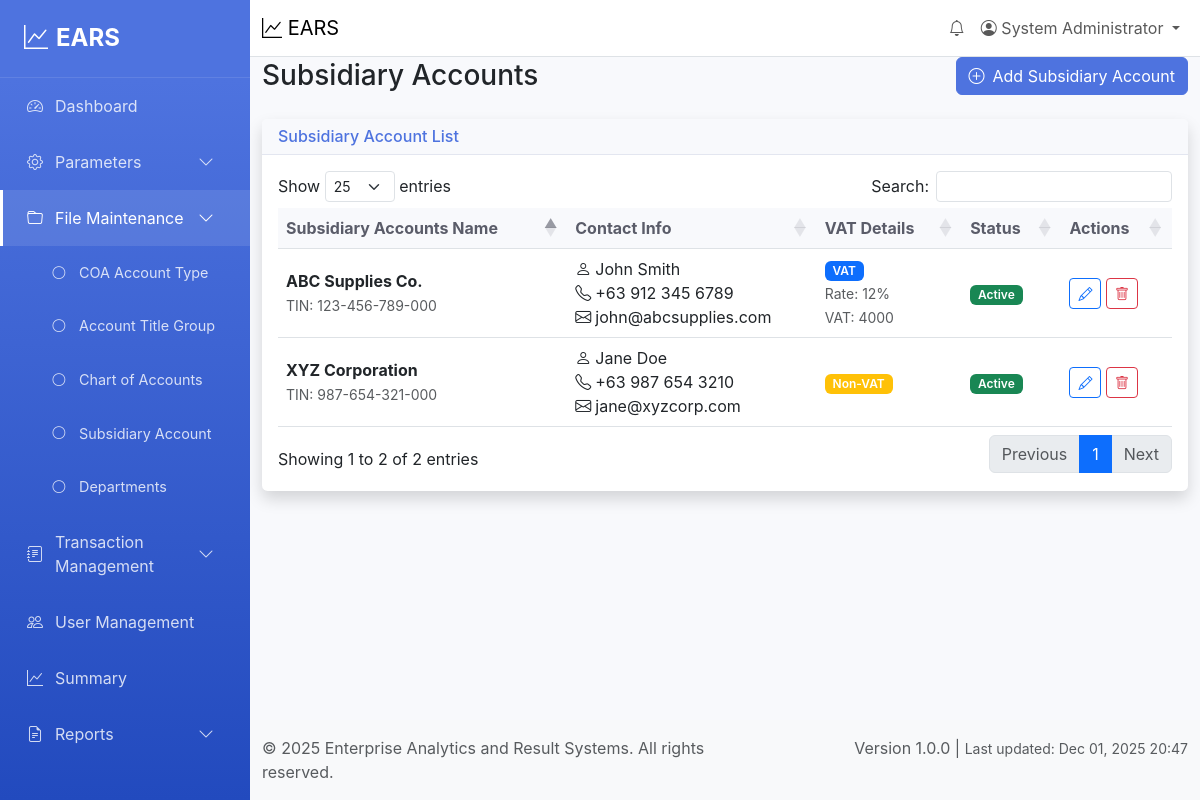
The app's page /file-maintenance/subsidiary-account (signed in) with its own data.
### tables this page shows
CREATE TABLE suppliers (
    id INT AUTO_INCREMENT PRIMARY KEY,
    supplier_name VARCHAR(200) NOT NULL,
    contact_person VARCHAR(100),
    phone VARCHAR(20),
    email VARCHAR(100),
    address TEXT,
    vat_subject ENUM('VAT', 'Non-VAT', 'Zero-Rated') DEFAULT 'VAT',
    tin VARCHAR(20),
    vat_rate DECIMAL(5,2) DEFAULT 12.00,
    vat_account_id INT,
    account_id INT,
    status ENUM('active', 'inactive') DEFAULT 'active',
    created_at TIMESTAMP DEFAULT CURRENT_TIMESTAMP,
    updated_at TIMESTAMP DEFAULT CURRENT_TIMESTAMP ON UPDATE CURRENT_TIMESTAMP,
    FOREIGN KEY (account_id) REFERENCES chart_of_accounts(id),
    FOREIGN KEY (vat_account_id) REFERENCES chart_of_accounts(id)
);

CREATE TABLE chart_of_accounts (
    id INT AUTO_INCREMENT PRIMARY KEY,
    account_code VARCHAR(20) UNIQUE NOT NULL,
    account_name VARCHAR(200) NOT NULL,
    account_type_id INT,
    group_id INT,
    description TEXT,
    balance DECIMAL(15,2) DEFAULT 0.00,
    status ENUM('active', 'inactive') DEFAULT 'active',
    created_at TIMESTAMP DEFAULT CURRENT_TIMESTAMP,
    updated_at TIMESTAMP DEFAULT CURRENT_TIMESTAMP ON UPDATE CURRENT_TIMESTAMP,
    FOREIGN KEY (account_type_id) REFERENCES coa_account_types(id),
    FOREIGN KEY (group_id) REFERENCES account_title_groups(id)
);

### views/file-maintenance/subsidiary-account.php (the view, shortened to what the rows shown need)
<div class="row">
    <div class="col-12">
        <div class="d-flex justify-content-between align-items-center mb-4">
            <h1 class="h3 mb-0">Subsidiary Accounts</h1>
        </div>
    </div>
</div>
<div class="row">
    <div class="col-12">
        <div class="card shadow">
            <div class="card-body">
                <div class="table-responsive">
                    <table class="table table-hover" id="suppliersTable">
                        <thead>
                            <tr>
                                <th>Subsidiary Accounts Name</th>
                                <th>Contact Info</th>
                                <th>VAT Details</th>
                                <th>Status</th>
                                <th>Actions</th>
                            </tr>
                        </thead>
                        <tbody>
                            <?php foreach ($suppliers as $supplier): ?>
                                <tr>
                                    <td>
                                        <strong><?= htmlspecialchars((string)$supplier['supplier_name']) ?></strong>
                                        <?php if ($supplier['tin']): ?>
                                            <br><small class="text-muted">TIN: <?= htmlspecialchars((string)$supplier['tin']) ?></small>
                                        <?php endif; ?>
                                    </td>
                                    <td>
                                        <?php if ($supplier['contact_person']): ?>
                                            <div><i class="bi bi-person me-1"></i><?= htmlspecialchars((string)$supplier['contact_person']) ?></div>
                                        <?php endif; ?>
                                        <?php if ($supplier['phone']): ?>
                                            <div><i class="bi bi-telephone me-1"></i><?= htmlspecialchars((string)$supplier['phone']) ?></div>
                                        <?php endif; ?>
                                        <?php if ($supplier['email']): ?>
                                            <div><i class="bi bi-envelope me-1"></i><?= htmlspecialchars((string)$supplier['email']) ?></div>
                                        <?php endif; ?>
                                    </td>
                                    <td>
                                        <span class="badge bg-<?= $supplier['vat_subject'] === 'VAT' ? 'primary' : ($supplier['vat_subject'] === 'Non-VAT' ? 'warning' : 'info') ?>">
                                            <?= htmlspecialchars((string)$supplier['vat_subject']) ?>
                                        </span>
                                        <?php if ($supplier['vat_rate'] && $supplier['vat_rate'] > 0): ?>
                                            <br><small class="text-muted">Rate: <?= number_format($supplier['vat_rate'], 0) ?>%</small>
                                        <?php endif; ?>
                                        <?php if ($supplier['vat_account_code']): ?>
                                            <br><small class="text-muted">VAT: <?= htmlspecialchars((string)$supplier['vat_account_code']) ?></small>
                                        <?php endif; ?>
                                    </td>
                                    <td>
                                        <span class="badge bg-<?= $supplier['status'] === 'active' ? 'success' : 'secondary' ?>">
                                            <?= ucfirst($supplier['status']) ?>
                                        </span>
                                    </td>
                                    <td>
                                        <button type="button" class="btn btn-sm btn-outline-primary"
                                                onclick="editSupplier(<?= htmlspecialchars(json_encode($supplier)) ?>)">
                                            <i class="bi bi-pencil"></i>
                                        </button>
                                        <button type="button" class="btn btn-sm btn-outline-danger"
                                                onclick="deleteSupplier(<?= $supplier['id'] ?>)">
                                            <i class="bi bi-trash"></i>
                                        </button>
                                    </td>
                                </tr>
                            <?php endforeach; ?>
                        </tbody>
                    </table>
                </div>
            </div>
        </div>
    </div>
</div>

### records on screen
suppliers: supplier_name "ABC Supplies Co.", tin "123-456-789-000", contact_person "John Smith", phone "+63 912 345 6789", email "john@abcsupplies.com", vat_subject "VAT", vat_rate "12", vat_account.account_code "4000", status "Active"
suppliers: supplier_name "XYZ Corporation", tin "987-654-321-000", contact_person "Jane Doe", phone "+63 987 654 3210", email "jane@xyzcorp.com", vat_subject "Non-VAT", status "Active"

### other values on screen
$user['full_name'] "System Administrator"
APP_NAME "Enterprise Analytics and Result Systems"
APP_VERSION "1.0.0"
